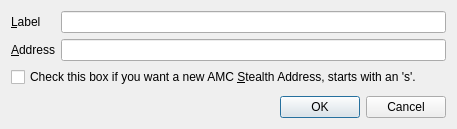
<?xml version="1.0" encoding="UTF-8"?>
<ui version="4.0">
 <class>EditAddressDialog</class>
 <widget class="QDialog" name="EditAddressDialog">
  <property name="geometry">
   <rect>
    <x>0</x>
    <y>0</y>
    <width>457</width>
    <height>129</height>
   </rect>
  </property>
  <property name="windowTitle">
   <string>Edit Address</string>
  </property>
  <layout class="QVBoxLayout" name="verticalLayout">
   <item>
    <layout class="QFormLayout" name="formLayout">
     <property name="fieldGrowthPolicy">
      <enum>QFormLayout::AllNonFixedFieldsGrow</enum>
     </property>
     <item row="0" column="0">
      <widget class="QLabel" name="label">
       <property name="text">
        <string>&amp;Label</string>
       </property>
       <property name="buddy">
        <cstring>labelEdit</cstring>
       </property>
      </widget>
     </item>
     <item row="0" column="1">
      <widget class="QLineEdit" name="labelEdit">
       <property name="toolTip">
        <string>The label associated with this address book entry</string>
       </property>
      </widget>
     </item>
     <item row="1" column="0">
      <widget class="QLabel" name="label_2">
       <property name="text">
        <string>&amp;Address</string>
       </property>
       <property name="buddy">
        <cstring>addressEdit</cstring>
       </property>
      </widget>
     </item>
     <item row="1" column="1">
      <widget class="QLineEdit" name="addressEdit">
       <property name="toolTip">
        <string>The address associated with this address book entry. This can only be modified for sending addresses.</string>
       </property>
      </widget>
     </item>
     <item row="2" column="0" colspan="2">
      <widget class="QCheckBox" name="stealthCB">
       <property name="text">
        <string>Check this box if you want a new AMC &amp;Stealth Address, starts with an 's'.</string>
       </property>
      </widget>
     </item>
    </layout>
   </item>
   <item>
    <widget class="QDialogButtonBox" name="buttonBox">
     <property name="orientation">
      <enum>Qt::Horizontal</enum>
     </property>
     <property name="standardButtons">
      <set>QDialogButtonBox::Cancel|QDialogButtonBox::Ok</set>
     </property>
    </widget>
   </item>
  </layout>
 </widget>
 <resources/>
 <connections>
  <connection>
   <sender>buttonBox</sender>
   <signal>accepted()</signal>
   <receiver>EditAddressDialog</receiver>
   <slot>accept()</slot>
   <hints>
    <hint type="sourcelabel">
     <x>248</x>
     <y>254</y>
    </hint>
    <hint type="destinationlabel">
     <x>157</x>
     <y>274</y>
    </hint>
   </hints>
  </connection>
  <connection>
   <sender>buttonBox</sender>
   <signal>rejected()</signal>
   <receiver>EditAddressDialog</receiver>
   <slot>reject()</slot>
   <hints>
    <hint type="sourcelabel">
     <x>316</x>
     <y>260</y>
    </hint>
    <hint type="destinationlabel">
     <x>286</x>
     <y>274</y>
    </hint>
   </hints>
  </connection>
 </connections>
</ui>
